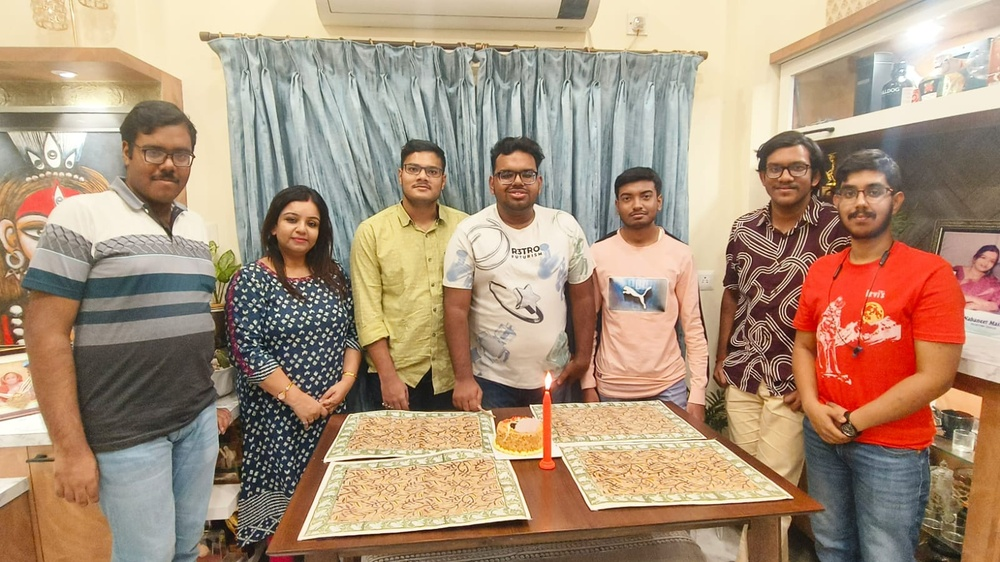
#> input picture birthday_pic.jpg, 1000 x 562 px, shrunk from 1600 x 900 before the run
$ python -i newapp.py   (imports and definitions only)
#> lines starting #> are read from the running program, lines starting #| are printed output that depends on the picture
#> further down, picture is the input picture: shape (562, 1000, 3); mean B, G, R 122.7, 145.8, 170.6
import streamlit as st
import cv2
import numpy as np
import matplotlib.pyplot as plt
from PIL import Image

def read_file(image):
    img = np.array(image)
    img = cv2.cvtColor(img, cv2.COLOR_RGB2BGR)
    return img

def color_quantization(img, k=10):
    data = np.float32(img).reshape((-1, 3))
    criteria = (cv2.TERM_CRITERIA_EPS + cv2.TERM_CRITERIA_MAX_ITER, 20, 0.001)
    _, label, center = cv2.kmeans(data, k, None, criteria, 10, cv2.KMEANS_RANDOM_CENTERS)
    center = np.uint8(center)
    result = center[label.flatten()]
    result = result.reshape(img.shape)
    return result

def soft_glow(img, intensity=0.4):
    gaussian = cv2.GaussianBlur(img, (21, 21), 0)
    glow = cv2.addWeighted(img, 1.0 + intensity, gaussian, -intensity, 0)
    return glow

def enhance_contrast(img):
    lab = cv2.cvtColor(img, cv2.COLOR_BGR2LAB)
#> lab: shape (562, 1000, 3); mean of channels 0, 1, 2 158, 134.5, 144.5
    l, a, b = cv2.split(lab)
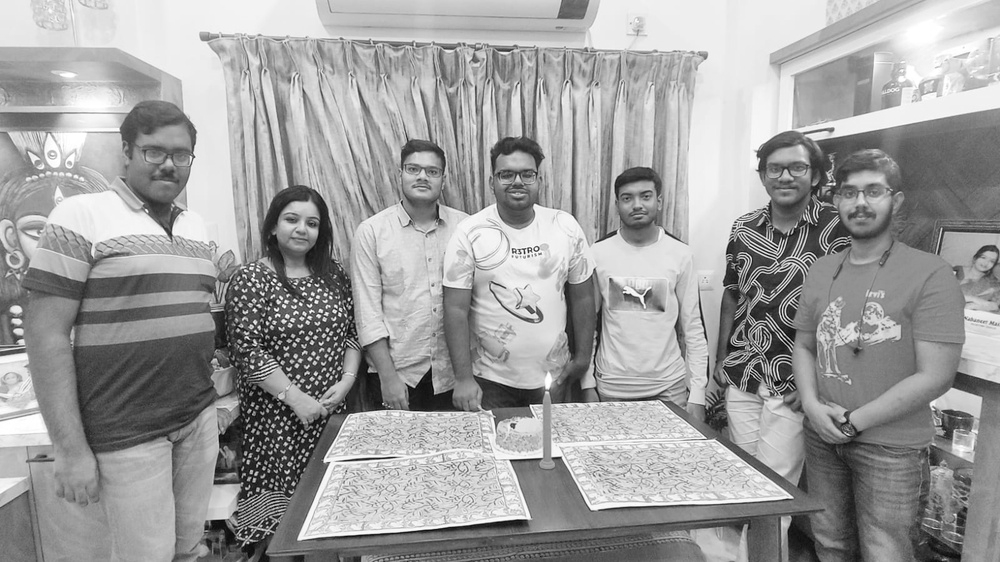
#> l: shape (562, 1000); min 2, max 255, mean 158
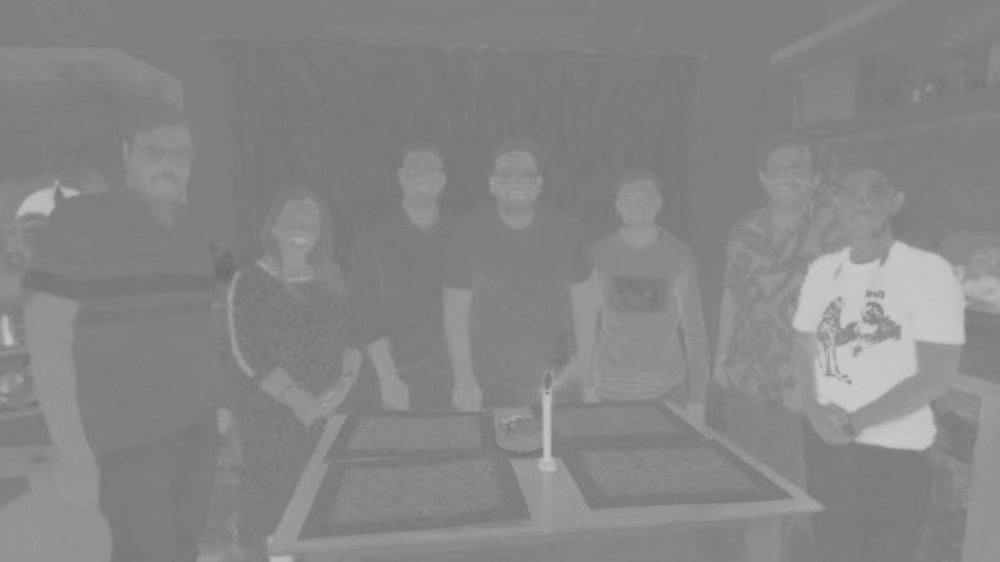
#> a: shape (562, 1000); min 109, max 203, mean 134.5
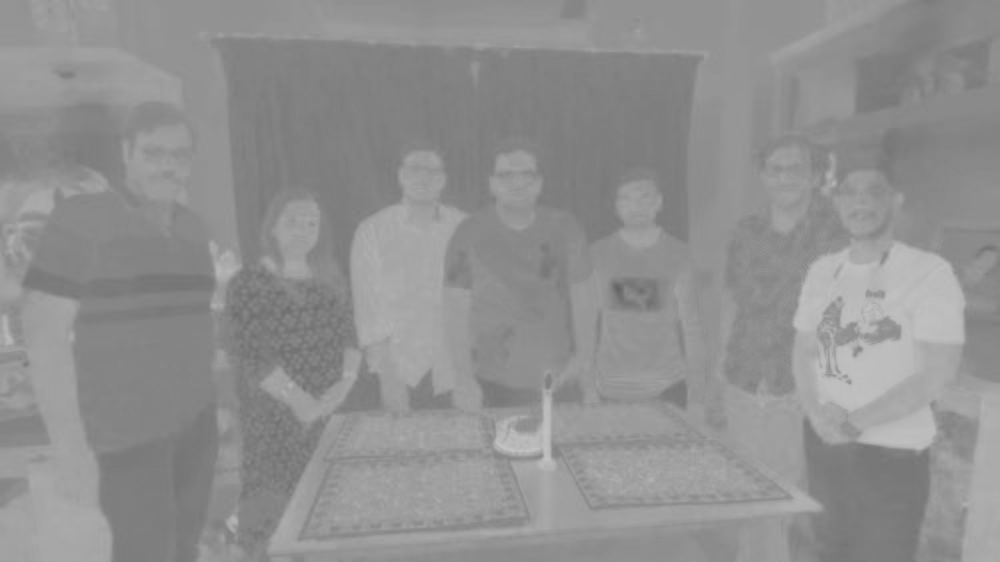
#> b: shape (562, 1000); min 99, max 197, mean 144.5
    clahe = cv2.createCLAHE(clipLimit=3.0, tileGridSize=(8, 8))
    l = clahe.apply(l)
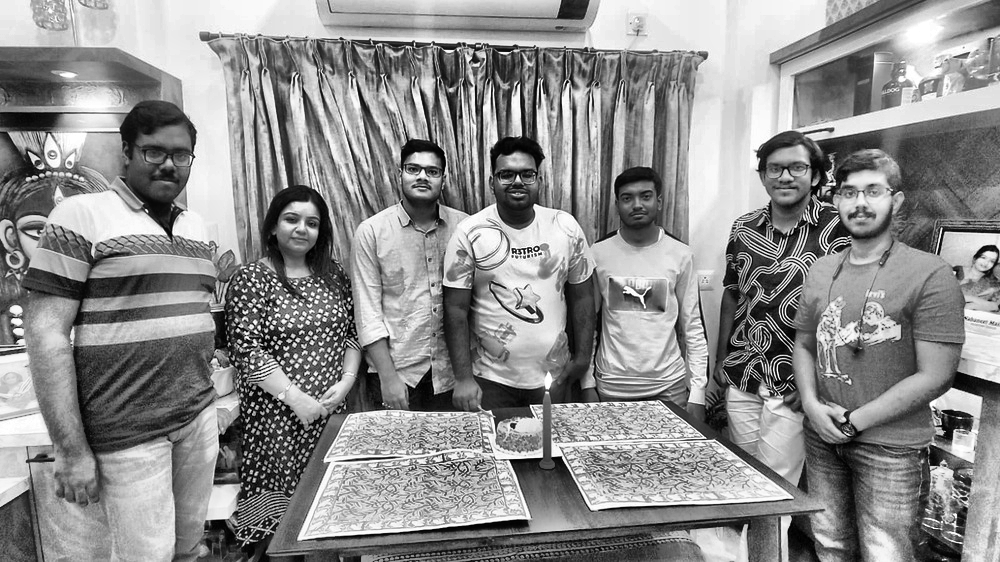
#> l: shape (562, 1000); min 0, max 255, mean 141.3
    lab = cv2.merge((l, a + 15, b + 20))
#> lab: shape (562, 1000, 3); mean of channels 0, 1, 2 141.3, 149.5, 164.5
    enhanced = cv2.cvtColor(lab, cv2.COLOR_LAB2BGR)
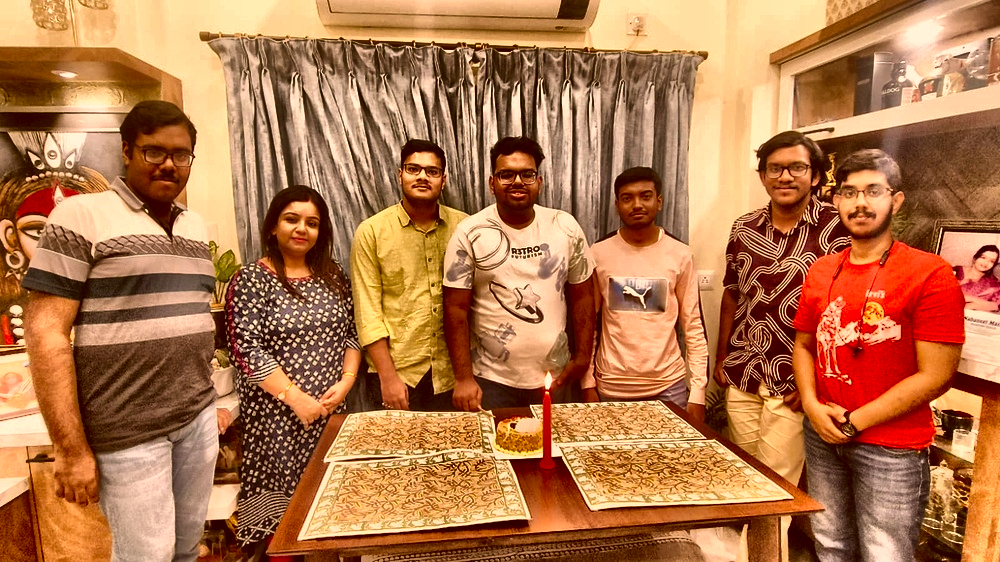
#> enhanced: shape (562, 1000, 3); mean B, G, R 75.8, 118.7, 178.1
    return enhanced

# [16 lines not run here, left out]

>>> import cv2
>>> picture = cv2.imread('birthday_pic.jpg')
>>> result = enhance_contrast(picture)

$ run again, on fardeenhb.jpg
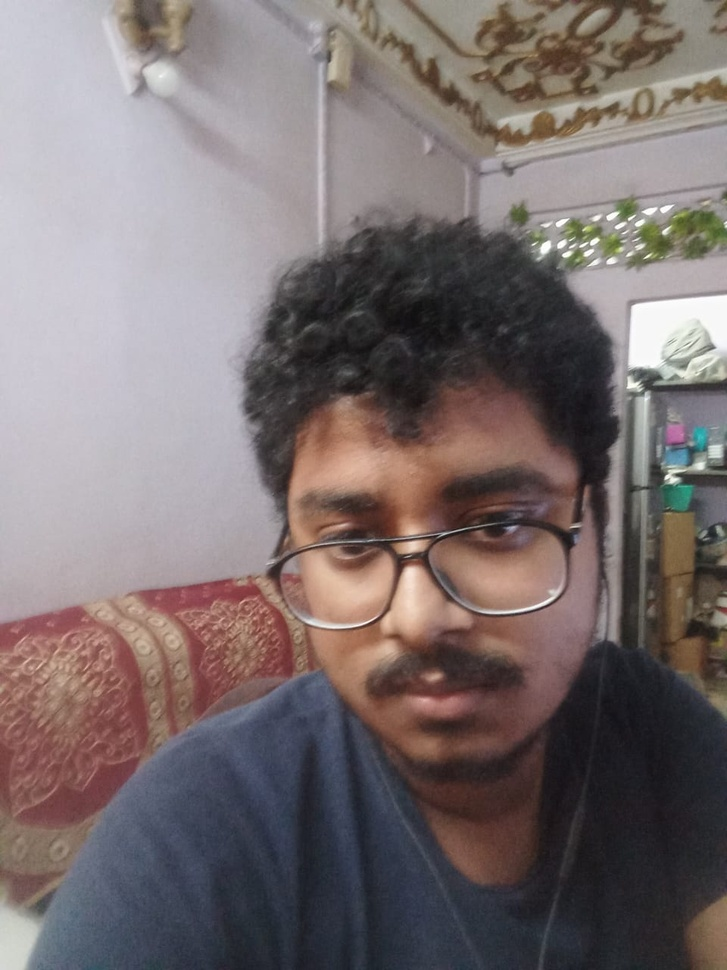
#> input picture fardeenhb.jpg, 727 x 970 px, shrunk from 960 x 1280 before the run
#> picture is the input picture: shape (970, 727, 3); mean B, G, R 111.3, 111.1, 122.1
#> in enhance_contrast, `l = clahe.apply(l)`:
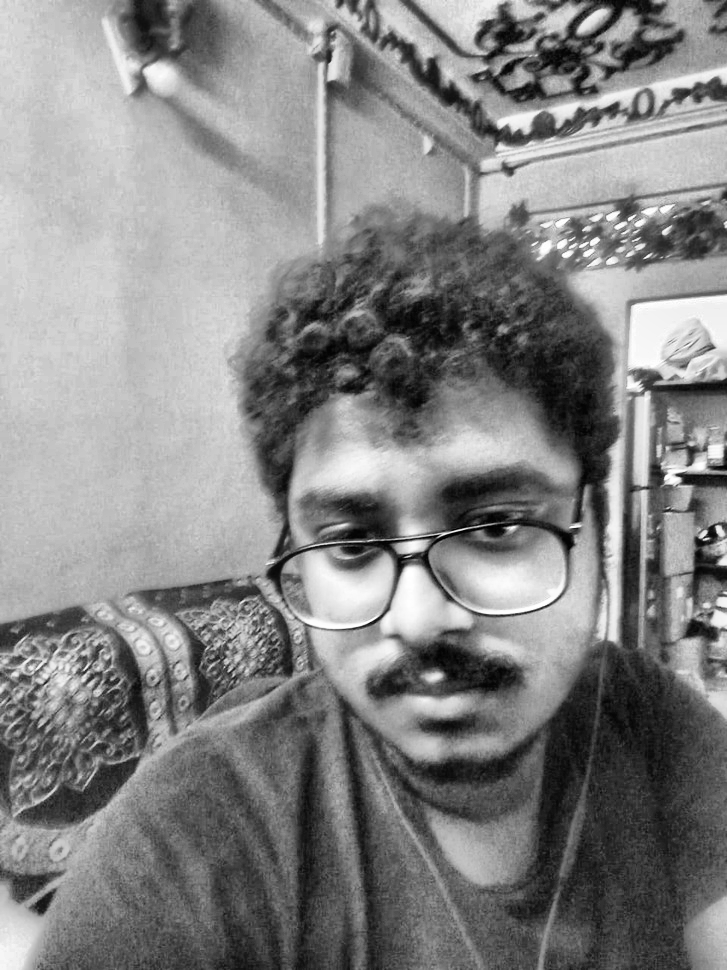
#> l: shape (970, 727); min 0, max 255, mean 132.1
#> in enhance_contrast, `enhanced = cv2.cvtColor(lab, cv2.COLOR_LAB2BGR)`:
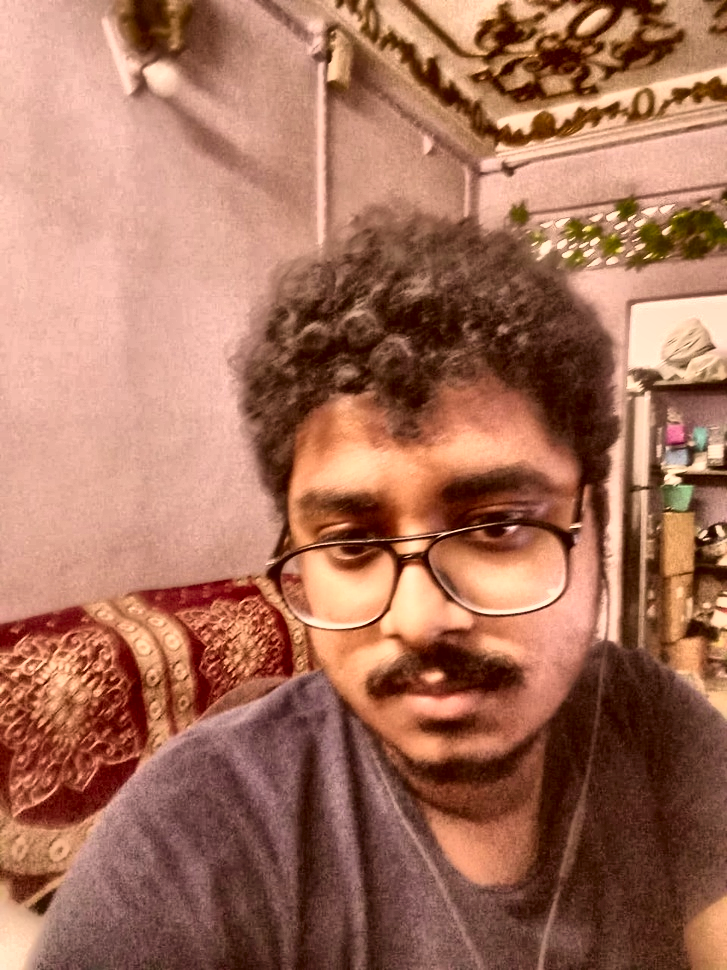
#> enhanced: shape (970, 727, 3); mean B, G, R 90.6, 112.3, 166.4
